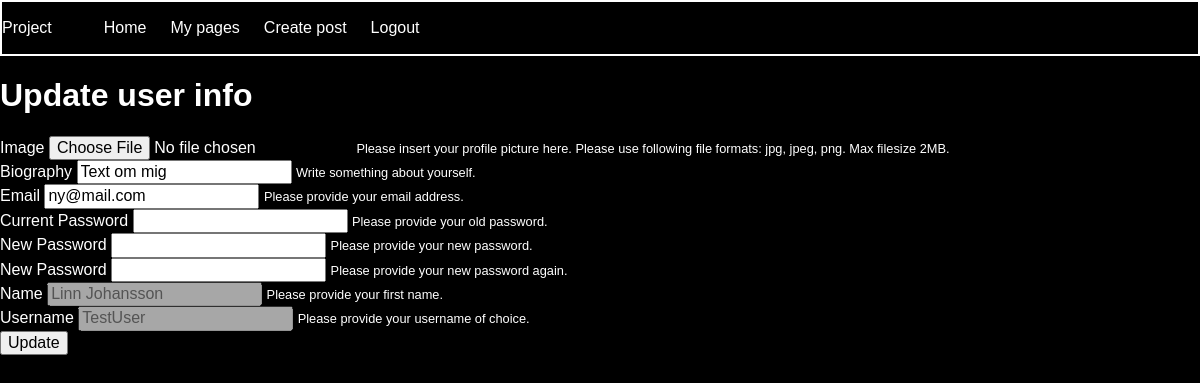
Page /update-user-page.php (signed in) on the committed database.
### tables this page shows
CREATE TABLE "users" (
	`id`	INTEGER PRIMARY KEY AUTOINCREMENT,
	`name`	TEXT,
	`password`	TEXT,
	`email`	TEXT,
	`profile_image_url`	TEXT,
	`username`	TEXT,
	`bio`	TEXT
);

### app/database/database-functions.php (called while the page is built, shortened)
<?php
function connectToDB(){
    $config = require dirname(__DIR__).'/config.php';
    $pdo = new PDO($config['database_path']);
    return $pdo;
}
function getUser($userId){
    $pdo = connectToDB();
    $statement = $pdo->prepare('SELECT id, name, email, profile_image_url, username, bio FROM users WHERE id = :id');
    $statement->bindParam(':id', $userId, PDO::PARAM_INT);
    $statement->execute();
    $user = $statement->fetch(PDO::FETCH_ASSOC);
    return $user;
}

### app/autoload.php (called while the page is built, shortened)
<?php
require __DIR__.'/database/database-functions.php';
if (isset($_SESSION['user'])) {
    $loggedInUser = getUser($_SESSION['user']);
};

### update-user-page.php (the view)
<?php
 require __DIR__.'/views/header.php'; ?>
<article>
    <h1>Update user info</h1>
    <form action="app/users/update-V2.php" method="post">
        <div class="form-group">
            <label for="image">Image</label>
            <input class="form-control" type="file" name="image" accept=".jpg, .jpeg, .png" value="<?= $loggedInUser['profile_image_url'];?>">
            <small class="form-text text-muted">Please insert your profile picture here. Please use following file
                formats: jpg,
                jpeg, png. Max filesize 2MB.</small>
        </div>
        <div class="form-group">
            <label for="email">Biography</label>
            <input class="form-control" type="bio" name="bio" value="<?= $loggedInUser['bio'];?>">
            <small class="form-text text-muted">Write something about yourself.</small>
        </div>
        <div class="form-group">
            <label for="email">Email</label>
            <input class="form-control" type="email" name="email" placeholder="email@email.com" value="<?= $loggedInUser['email'];?>"
                required>
            <small class="form-text text-muted">Please provide your email address.</small>
        </div>
        <div class="form-group">
            <label for="password">Current Password</label>
            <input class="form-control" type="password" name="current-password">
            <small class="form-text text-muted">Please provide your old password.</small>
        </div>
        <div class="form-group">
            <label for="password">New Password</label>
            <input class="form-control" type="password" name="new-password">
            <small class="form-text text-muted">Please provide your new password.</small>
        </div>
        <div class="form-group">
            <label for="password">New Password</label>
            <input class="form-control" type="password" name="password-control">
            <small class="form-text text-muted">Please provide your new password again.</small>
        </div>
        <div class="form-group">
            <label for="first-name">Name</label>
            <input class="form-control" type="first-name" name="name" value="<?= $loggedInUser['name'];?>" disabled>
            <small class="form-text text-muted">Please provide your first name.</small>
        </div>
        <div class="form-group">
            <label for="username">Username</label>
            <input class="form-control" type="username" name="username" value="<?= $loggedInUser['username'];?>"
                disabled>
            <small class="form-text text-muted">Please provide your username of choice.</small>
        </div>
        <button type="submit" class="btn btn-primary">Update</button>
    </form>
</article>
<?php require __DIR__.'/views/footer.php'; ?>

### assets/styles/main.css (style rules this page uses)
* { box-sizing: border-box; }
body { width: 100vw; margin: 0; background-color: black; color: white; font-family: sans-serif; }

### rows in the picture
users: bio "Text om mig", email "ny@mail.com", name "Linn Johansson", username "TestUser"

### other values in the picture
$config['title'] "Project"
